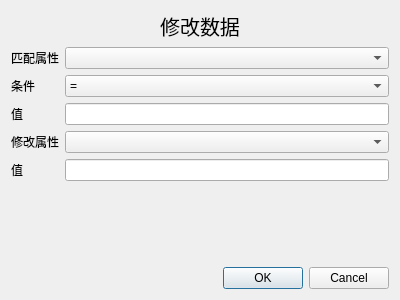
<?xml version="1.0" encoding="UTF-8"?>
<ui version="4.0">
 <class>UpdateDialog1</class>
 <widget class="QDialog" name="UpdateDialog1">
  <property name="geometry">
   <rect>
    <x>0</x>
    <y>0</y>
    <width>400</width>
    <height>300</height>
   </rect>
  </property>
  <property name="windowTitle">
   <string>Dialog</string>
  </property>
  <layout class="QVBoxLayout" name="verticalLayout">
   <item>
    <widget class="QLabel" name="label">
     <property name="sizePolicy">
      <sizepolicy hsizetype="Preferred" vsizetype="Fixed">
       <horstretch>0</horstretch>
       <verstretch>0</verstretch>
      </sizepolicy>
     </property>
     <property name="font">
      <font>
       <pointsize>15</pointsize>
      </font>
     </property>
     <property name="text">
      <string>修改数据</string>
     </property>
     <property name="alignment">
      <set>Qt::AlignCenter</set>
     </property>
    </widget>
   </item>
   <item>
    <layout class="QFormLayout" name="formLayout">
     <item row="0" column="0">
      <widget class="QLabel" name="label_2">
       <property name="text">
        <string>匹配属性</string>
       </property>
      </widget>
     </item>
     <item row="1" column="0">
      <widget class="QLabel" name="label_3">
       <property name="text">
        <string>条件</string>
       </property>
      </widget>
     </item>
     <item row="2" column="0">
      <widget class="QLabel" name="label_4">
       <property name="text">
        <string>值</string>
       </property>
      </widget>
     </item>
     <item row="4" column="0">
      <widget class="QLabel" name="label_5">
       <property name="text">
        <string>值</string>
       </property>
      </widget>
     </item>
     <item row="0" column="1">
      <widget class="QComboBox" name="comboBox"/>
     </item>
     <item row="1" column="1">
      <widget class="QComboBox" name="comboBox_2">
       <item>
        <property name="text">
         <string>=</string>
        </property>
       </item>
      </widget>
     </item>
     <item row="2" column="1">
      <widget class="QLineEdit" name="lineEdit"/>
     </item>
     <item row="4" column="1">
      <widget class="QLineEdit" name="lineEdit_2"/>
     </item>
     <item row="3" column="0">
      <widget class="QLabel" name="label_6">
       <property name="text">
        <string>修改属性</string>
       </property>
      </widget>
     </item>
     <item row="3" column="1">
      <widget class="QComboBox" name="comboBox_3"/>
     </item>
    </layout>
   </item>
   <item>
    <widget class="QDialogButtonBox" name="buttonBox">
     <property name="orientation">
      <enum>Qt::Horizontal</enum>
     </property>
     <property name="standardButtons">
      <set>QDialogButtonBox::Cancel|QDialogButtonBox::Ok</set>
     </property>
    </widget>
   </item>
  </layout>
 </widget>
 <resources/>
 <connections>
  <connection>
   <sender>buttonBox</sender>
   <signal>accepted()</signal>
   <receiver>UpdateDialog1</receiver>
   <slot>accept()</slot>
   <hints>
    <hint type="sourcelabel">
     <x>248</x>
     <y>254</y>
    </hint>
    <hint type="destinationlabel">
     <x>157</x>
     <y>274</y>
    </hint>
   </hints>
  </connection>
  <connection>
   <sender>buttonBox</sender>
   <signal>rejected()</signal>
   <receiver>UpdateDialog1</receiver>
   <slot>reject()</slot>
   <hints>
    <hint type="sourcelabel">
     <x>316</x>
     <y>260</y>
    </hint>
    <hint type="destinationlabel">
     <x>286</x>
     <y>274</y>
    </hint>
   </hints>
  </connection>
 </connections>
</ui>
